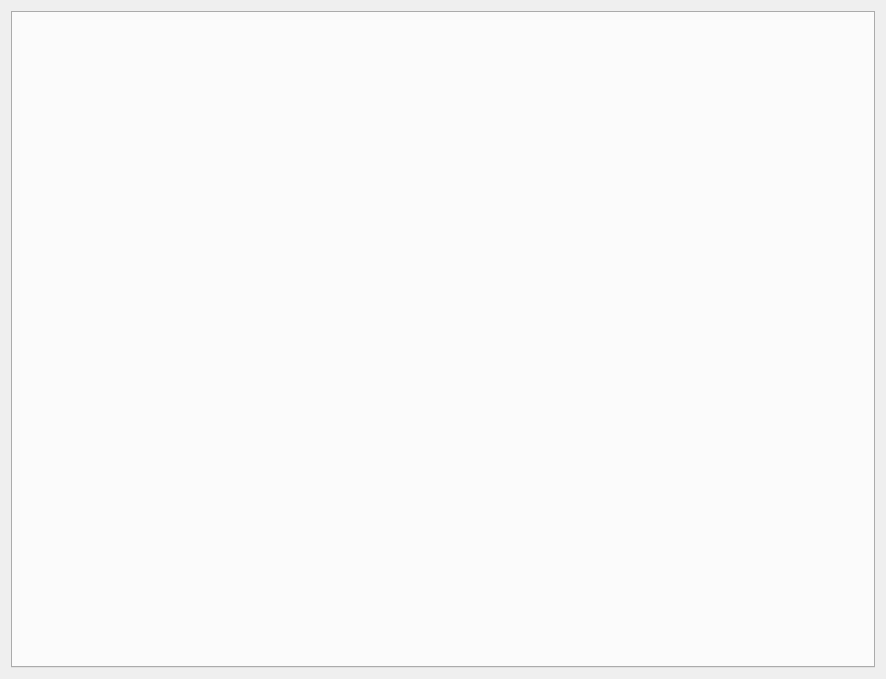
<?xml version="1.0" encoding="UTF-8"?>
<ui version="4.0">
 <class>MainWindow</class>
 <widget class="QMainWindow" name="MainWindow">
  <property name="geometry">
   <rect>
    <x>0</x>
    <y>0</y>
    <width>886</width>
    <height>679</height>
   </rect>
  </property>
  <property name="windowTitle">
   <string>MainWindow</string>
  </property>
  <widget class="QWidget" name="centralWidget">
   <layout class="QVBoxLayout" name="verticalLayout">
    <item>
     <widget class="QTabWidget" name="tabWidget">
      <property name="tabsClosable">
       <bool>true</bool>
      </property>
     </widget>
    </item>
   </layout>
  </widget>
  <widget class="QMenuBar" name="menuBar">
   <property name="geometry">
    <rect>
     <x>0</x>
     <y>0</y>
     <width>886</width>
     <height>25</height>
    </rect>
   </property>
  </widget>
 </widget>
 <layoutdefault spacing="6" margin="11"/>
 <resources/>
 <connections/>
</ui>
